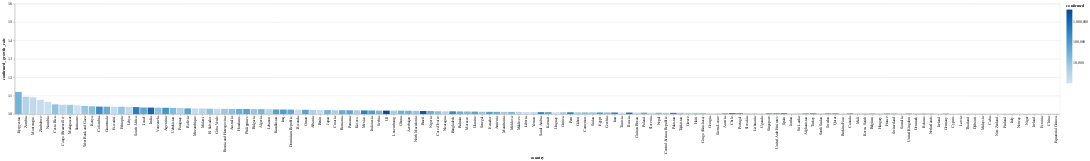

This figure's notebook cell:
### Markdown cell above
# Tasa de contagios por país

El color corresponde con la cantidad de casos confirmados

### Code cell
today_df = global_df[
    (global_df.date == global_df.date.max()) & 
    (global_df.confirmed > 1000)
]


alt.Chart(today_df).mark_bar().encode(
    x=alt.X(
        'country', 
        sort=list(
            today_df.set_index('country')
                    .confirmed_growth_rate
                    .sort_values()
                    .index[::-1]
        )
    ),
    y=alt.X(
        'confirmed_growth_rate', 
        scale=alt.Scale(domain=[1, 1.6], clamp=True)
    ),
    color=alt.Color('confirmed', scale=alt.Scale(type='log')),
    tooltip=list(today_df.columns)
)

### Figure 1 — Vega-Lite specification as saved in the notebook (floating-point values rounded to 4 significant figures; data arrays with more than 128 entries replaced by an {"elided": "..."} marker saying what was removed)
{"config": {"view": {"continuousWidth": 400, "continuousHeight": 300}}, "data": {"name": "data-fa07003f7a03b09705581045729b92c9"}, "mark": "bar", "encoding": {"color": {"type": "quantitative", "field": "confirmed", "scale": {"type": "log"}}, "tooltip": [{"type": "temporal", "field": "date"}, {"type": "nominal", "field": "country"}, {"type": "quantitative", "field": "confirmed"}, {"type": "quantitative", "field": "recovered"}, {"type": "quantitative", "field": "death"}, {"type": "quantitative", "field": "confirmed_growth_rate"}, {"type": "quantitative", "field": "death_growth_rate"}, {"type": "temporal", "field": "first_infaction_date"}, {"type": "quantitative", "field": "days_from_first_infection"}, {"type": "temporal", "field": "tenth_infaction_date"}, {"type": "quantitative", "field": "days_from_tenth_infection"}, {"type": "temporal", "field": "first_death_date"}, {"type": "quantitative", "field": "days_from_first_death"}, {"type": "temporal", "field": "tenth_death_date"}, {"type": "quantitative", "field": "days_from_tenth_death"}], "x": {"type": "nominal", "field": "country", "sort": {"elided": "142 str values"}}, "y": {"type": "quantitative", "field": "confirmed_growth_rate", "scale": {"clamp": true, "domain": [1, 1.6]}}}, "$schema": "https://vega.github.io/schema/vega-lite/v4.8.1.json", "datasets": {"data-fa07003f7a03b09705581045729b92c9": {"elided": "142 records"}}}
